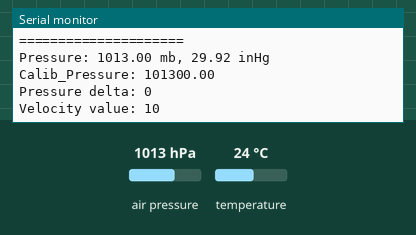
Simulated run of this sketch. Board: Arduino Uno, built with avr-gcc and run on an emulated ATmega328P. Shown: the last lines printed to the serial monitor. The inputs (shaded band) are chosen by the test bench; at power-on: air pressure 1013 hPa, temperature 24 °C.

Above: at 2.2 s.
2.3 s: air pressure set to 952 hPa
At 3.7 s:
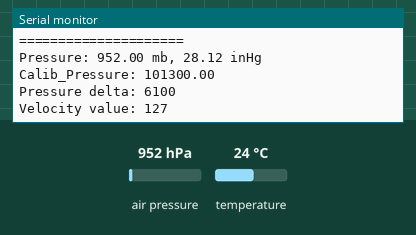
3.8 s: air pressure set to 975 hPa
At 5.2 s:
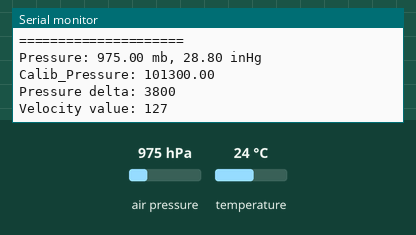
Timing chart, 0 to 6.8 s (numbered marks = the images above; inputs shaded):
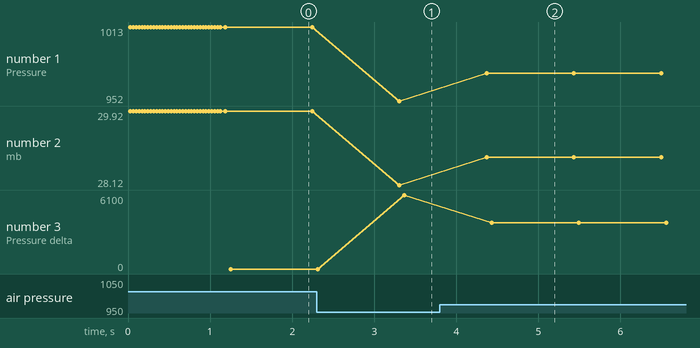

Measured:
- after the input at 2.3 s, the serial monitor: prints a new line after 1.0 s (image 1)
- after the input at 3.8 s, the serial monitor: prints a new line after 0.57 s (image 2)
- plotted number 1: 1013 → 952 after the input at 2.3 s, 952 → 975 after the input at 3.8 s
- plotted number 2: 29.92 → 28.12 after the input at 2.3 s, 28.12 → 28.8 after the input at 3.8 s
- plotted number 3: 0 → 6100 after the input at 2.3 s, 6100 → 3800 after the input at 3.8 s

The sketch:

BMP_Tutorial.ino
```cpp
/*
  Barometric Pressure Sensor
  Author: Brendan Vavra

  This sketch shows how to use the BMP180 to read changes in air pressure
  and convert the values to MIDI velocity.

  Based off SparkFun's BMP library examples

  Circuit:
  - BMP180 Vcc to Arduino 3.3V
  - BMP180 GND to Arduino GND
  - BMP180 SDA to Arduino SDA (A4 for Uno, 20 for Mega)
  - BMP180 SCL to Arduino SCL (A5 for Uno, 21 for Mega)

  From the doc page:
  https://learn.sparkfun.com/tutorials/bmp180-barometric-pressure-sensor-hookup-
  "Note that it is safe to connect the SCA and SDL pins to an
  I2C port on a 5V Arduino, as the pullup resistors on the
  BMP180 board will keep the voltage below 3.6V."

  Blowing lightly on the sensor should change the pressure reading
  and, hence, the velocity.
*/
#include <SFE_BMP180.h>
#include <Wire.h>

SFE_BMP180 bmp_180;

char status;
double Calib_Pressure, Pressure;
int Pressure_Delta;

void setup() {
  Serial.begin(9600);

  Serial.println("REBOOT");
  // Initialize the sensor
  //(it is important to get calibration values stored on the device).
  if (bmp_180.begin())
  {
    Serial.println("BMP180 init success");

    for (int i=0; i<32; i++){
      Calib_Pressure += readPressure();
      delayMicroseconds(500);
    }
    Calib_Pressure = Calib_Pressure/32;
  }
  else
  {
    // Oops, something went wrong, this is usually a connection problem,
    Serial.println("BMP180 init fail\n\n");
    while(1); // Pause forever.
  }
}

void loop() {
  Serial.println("=====================");
  Pressure = readPressure();
  Serial.print("Calib_Pressure: ");
  Serial.println(Calib_Pressure);
  Pressure_Delta = abs(Pressure - Calib_Pressure);
  Serial.print("Pressure delta: ");
  Serial.println(Pressure_Delta);
  Pressure_Delta = constrain(Pressure_Delta, 10, 127);
  Serial.print("Velocity value: ");
  Serial.println(Pressure_Delta);
  delay(1000);
}

double readPressure() {
  double Temp, P;
  status = bmp_180.startTemperature();
  if (status != 0)
  {
    // Wait for the measurement to complete:
    delay(status);

    // Retrieve the completed temperature measurement:
    // Function returns 1 if successful, 0 if failure.
    status = bmp_180.getTemperature(Temp);//sets temperature
    if (status != 0)
    {
      // Print out the measurement:
      //Serial.print("Temperature: ");
      //Serial.print((9.0/5.0)*Temp+32.0,2);//Temp is in C - converting to F
      //Serial.println(" deg F");

      // Start a pressure measurement:
      // The parameter is the oversampling setting,
      // from 0 to 3 (highest res, longest wait).
      // If request is successful, the number of ms to wait is returned.
      // If request is unsuccessful, 0 is returned.
      status = bmp_180.startPressure(0);//We probably want 0, for speed
      if (status != 0)
      {
        // Wait for the measurement to complete:
        delay(status);

        // Retrieve the completed pressure measurement using the given temp:
        // (If temperature is stable, you can do one temperature measurement
        // for a number of pressure measurements.)
        // Function returns 1 if successful, 0 if failure.
        status = bmp_180.getPressure(P,Temp);//sets P to pressure
        if (status != 0)
        {
          // Print out the measurement:
          Serial.print("Pressure: ");
          Serial.print(P,2);
          Serial.print(" mb, ");
          Serial.print(P*0.0295333727,2);
          Serial.println(" inHg");
        }
        else {
          Serial.println("error retrieving pressure measurement\n");
        }
      }
      else {
        Serial.println("error starting pressure measurement\n");
      }
    }
    else Serial.println("error retrieving temperature measurement\n");
  }
  else Serial.println("error starting temperature measurement\n");

  return P*100;//P is in millibars, but AccordionMega's code expects pascals
}
```
